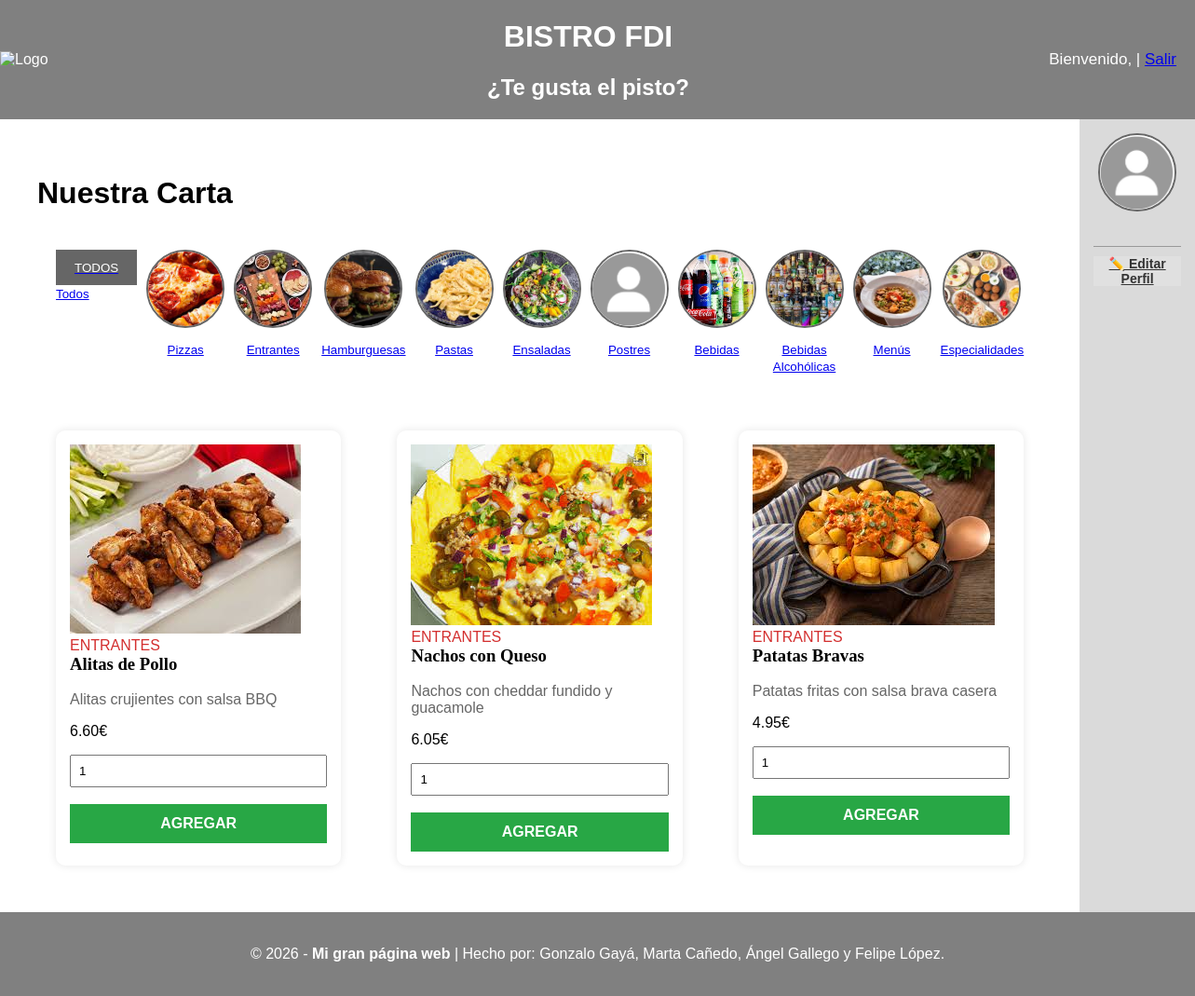
The page /includes/carta.php?cat=2 (signed in) on the database its author committed.
### tables this page shows
CREATE TABLE Categorias (
    id INT AUTO_INCREMENT PRIMARY KEY,
    nombre VARCHAR(100) NOT NULL,
    descripcion TEXT,
    imagen_url VARCHAR(255) DEFAULT 'categorias/default.jpg'
);

CREATE TABLE Productos (
    id INT AUTO_INCREMENT PRIMARY KEY,
    id_categoria INT NOT NULL,
    nombre VARCHAR(100) NOT NULL,
    descripcion TEXT,
    imagen_url VARCHAR(255) DEFAULT 'productos/default.jpg',
    precio_base DECIMAL(10,2) NOT NULL,
    iva ENUM('4', '10', '21') NOT NULL,
    disponible BOOLEAN DEFAULT TRUE,
    ofertado BOOLEAN DEFAULT TRUE,  
    FOREIGN KEY (id_categoria) REFERENCES Categorias(id)
);

### includes/carta.php (the view, shortened to what this page needs)
<?php
$app = Aplicacion::getInstance();
$app->init();
$conn = $app->conexionBd();
$idCatFiltrada = isset($_GET['cat']) ? intval($_GET['cat']) : null;
$res_cats = $conn->query("SELECT * FROM Categorias");
$query = "SELECT p.*, c.nombre AS nombre_cat
          FROM Productos p
          JOIN Categorias c ON p.id_categoria = c.id
          WHERE p.disponible = 1 AND p.ofertado = 1";
if ($idCatFiltrada) {
    $query .= " AND p.id_categoria = $idCatFiltrada";
}
$query .= " ORDER BY c.nombre, p.nombre";
$result = $conn->query($query);
include __DIR__ . '/vistas/comun/cabecera.php';
?>
<div class="contenedor-principal">
    <main class="contenido-central">
        <h1>Nuestra Carta</h1>
        <div class="contenedor-columnas">
            <a href="carta.php" >
                <div class="btn-gris">
                    <small>TODOS</small>
                </div>
                <small>Todos</small>
            </a>
            <?php while($cat = $res_cats->fetch_assoc()): ?>
                <a href="?cat=<?= $cat['id'] ?>" class="texto-centrado">
                    <img src="<?= RUTA_APP ?>/img/<?= ($cat['imagen_url'] ?? 'defecto.png') ?>"
                         class="avatar-usuario"
                         onerror="this.src='<?= RUTA_APP ?>/img/defecto.png'">
                    <br><small><?= htmlspecialchars($cat['nombre']) ?></small>
                </a>
            <?php endwhile; ?>
        </div>
        <?php if ($result && $result->num_rows > 0): ?>
            <div class="cuadricula-pedidos">
                <?php while ($prod = $result->fetch_assoc()): ?>
                    <div class="tarjeta tarjeta-formulario">
                        <img src="<?= RUTA_APP ?>/img/<?= ($prod['imagen_url'] ?? 'defecto.png') ?>"
                             onerror="this.src='<?= RUTA_APP ?>/img/defecto.png'">
                        <div>
                            <span class="texto-rojo" >
                                <?= strtoupper($prod['nombre_cat']) ?>
                            </span>
                            <h3 class="titulo-serif">
                                <?= htmlspecialchars($prod['nombre']) ?>
                            </h3>
                            <p class="texto-ayuda">
                                <?= htmlspecialchars($prod['descripcion']) ?>
                            </p>
                            <p>
                                <?= number_format($prod['precio_base'] * (1 + $prod['iva']/100), 2) ?>€
                            </p>
                            <form action="procesarCarrito.php" method="POST">
                                <div>
                                    <input type="number" name="cantidad" value="1" min="1" class="input-formulario">
                                    <br><br>
                                    <button type="submit" class="btn-listo">
                                        AGREGAR
                                    </button>
                                </div>
                            </form>
                        </div>
                    </div>
                <?php endwhile; ?>
            </div>
        <?php else: ?>
            <div class="cocina-vacia">
                <p>No hay productos en esta categoría.</p>
            </div>
        <?php endif; ?>
    </main>
    <?php include __DIR__ . '/vistas/comun/sideBarDer.php'; ?>
</div>
<?php include __DIR__ . '/vistas/comun/pie.php'; ?>

### CSS/estilos.css (style rules this page uses)
body { font-family: sans-serif; margin: 0; }
.contenedor-principal { display: flex; background-color: #e0e0e0; min-height: 85vh; }
.contenido-central { flex-grow: 1; background-color: white; padding: 40px; }
.avatar-usuario { width: 80px; height: 80px; border-radius: 50%; object-fit: cover; border: 2px solid #666; margin-bottom: 10px; }
.tarjeta-formulario { margin: 20px; border-radius: 10px; box-shadow: 0 0 10px rgba(0,0,0,0.1); }
.input-formulario { width: 100%; padding: 8px; box-sizing: border-box; }
.texto-ayuda { color: #666; }
.contenedor-columnas { display: flex; gap: 10px; padding: 20px; background-color: #ffffff; flex-grow: 1; overflow-x: auto; }
.tarjeta { background: white; padding: 15px; margin-bottom: 10px; }
.cuadricula-pedidos { display: grid; grid-template-columns: repeat(auto-fill, minmax(280px, 1fr)); gap: 20px; margin-top: 20px; }
.btn-listo { width: 100%; background: #28a745; color: white; border: none; padding: 12px; font-size: 1rem; font-weight: bold; cursor: pointer; }
.btn-gris { background: #666; color: white; padding: 10px 20px; text-decoration: none; }
.texto-rojo { color: #d32f2f; }
.texto-centrado { text-align: center; }
.titulo-serif { font-family: serif; font-size: 20; margin-top: 0; }

### rows shown on the page
categorias: imagen_url (picture), nombre "Pizzas"
categorias: imagen_url (picture), nombre "Entrantes"
categorias: imagen_url (picture), nombre "Hamburguesas"
categorias: imagen_url (picture), nombre "Pastas"
categorias: imagen_url (picture), nombre "Ensaladas"
categorias: shows a picture, nombre "Postres"
categorias: imagen_url (picture), nombre "Bebidas"
categorias: imagen_url (picture), nombre "Bebidas Alcohólicas"
categorias: imagen_url (picture), nombre "Menús"
categorias: imagen_url (picture), nombre "Especialidades"
productos: imagen_url (picture), id_categoria.nombre "ENTRANTES", nombre "Alitas de Pollo", descripcion "Alitas crujientes con salsa BBQ", $prod['precio_base'] * (1 + $prod['iva']/100) "6.60"
productos: imagen_url (picture), id_categoria.nombre "ENTRANTES", nombre "Nachos con Queso", descripcion "Nachos con cheddar fundido y guacamole", $prod['precio_base'] * (1 + $prod['iva']/100) "6.05"
productos: imagen_url (picture), id_categoria.nombre "ENTRANTES", nombre "Patatas Bravas", descripcion "Patatas fritas con salsa brava casera", $prod['precio_base'] * (1 + $prod['iva']/100) "4.95"
